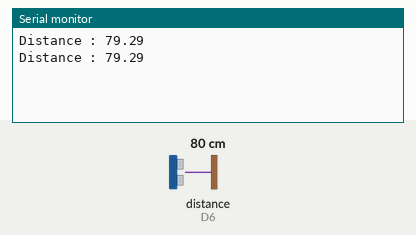
Recording of a sketch running on a simulated ESP8266 (NodeMCU). On the bench: the last lines printed to the serial monitor. Wiring (inferred from the names in the program): ultrasonic range finder: trigger D5; echo D6. Inputs (shaded band) come from the test bench; at power-on: distance to the obstacle (sensor on D6) 80 cm. The echo pulse lasts 58.3 µs per cm.

Above: at 1.8 s.
1.9 s: distance to the obstacle (sensor on D6) set to 2 cm
At 2.8 s:
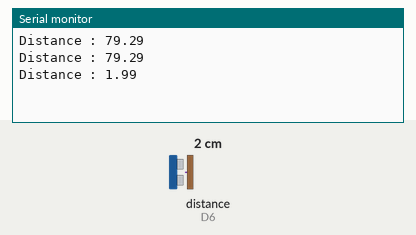
3.4 s: distance to the obstacle (sensor on D6) set to 4 cm
At 4.7 s:
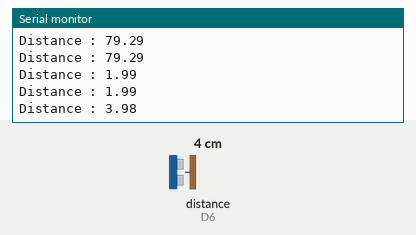
Timing chart, 0 to 6.4 s (numbered marks = the images above; inputs shaded):
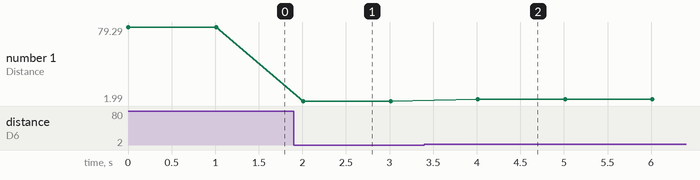

The sketch:

nodeMcu_Distance.ino
```cpp
const int TRIG_PIN = D5;
const int ECHO_PIN = D6;
long duration;
double distance;
long BR = 9600;
const double soundSpeed = 0.034;

void setup() {
  // put your setup code here, to run once:
  Serial.begin(BR);
  pinMode(TRIG_PIN,OUTPUT);
  pinMode(ECHO_PIN,INPUT);
}

void loop() {
  // put your main code here, to run repeatedly:
  digitalWrite(TRIG_PIN,LOW);
  delayMicroseconds(5);
  digitalWrite(TRIG_PIN,HIGH);
  delayMicroseconds(10);
  digitalWrite(TRIG_PIN,LOW);
  duration = pulseIn(ECHO_PIN,HIGH);

  distance = 1/2.0 * duration * soundSpeed;
  Serial.printf("Distance : %.2f\n",distance);
  delay(1000);
}
```

Measured:
- after the input at 1.9 s, the serial monitor: prints a new line after 0.11 s (image 1)
- after the input at 3.4 s, the serial monitor: prints a new line after 0.61 s (image 2)
- plotted number 1: 79.29 → 1.99 after the input at 1.9 s, 1.99 → 3.98 after the input at 3.4 s
